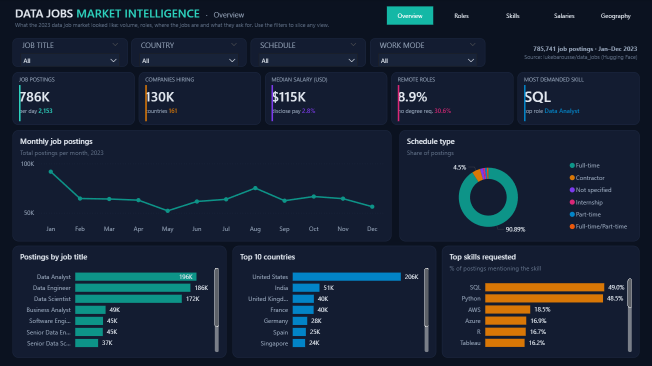
#> input picture screenshots/01-overview.png, 1303 x 732 px, given in place of y1.png, which was not available (shown at 1/2 size)
$ python carousel.py
#> lines starting #> are read from the running program, lines starting #| are printed output that depends on the picture
from PIL import Image, ImageDraw, ImageFont, ImageFilter
import os

SRC = r"C:\Users\Ankit\AppData\Local\Temp\claude\c--Users-Ankit-Desktop-gm\3292c0a5-ea57-49c3-8a7d-ea2d8956d92c\scratchpad"
OUT = r"C:\Users\Ankit\Desktop\PowerBI-DataJobs\carousel"
SHOTS = r"C:\Users\Ankit\Desktop\PowerBI-DataJobs\screenshots"
os.makedirs(OUT, exist_ok=True)
BOX = (279, 223, 1582, 955)
W, H = 1600, 900
BG, CARD, BORDER = (11, 18, 32), (19, 28, 49), (30, 42, 68)
TEXT, TEXT2, TEXT3, TEAL, AMBER, VIOLET = (226, 232, 240), (148, 163, 184), (100, 116, 139), (45, 212, 191), (245, 158, 11), (167, 139, 250)
F = lambda size, bold=False: ImageFont.truetype(r"C:\Windows\Fonts\segoeuib.ttf" if bold else r"C:\Windows\Fonts\segoeui.ttf", size)

pages = [
    ("01-overview", "Overview", "The 2023 data job market at a glance",
     "SQL and Python each appear in ~49% of postings. Data Analyst is the #1 title with 196K postings."),
    ("02-roles", "Roles", "Which roles dominate — and how they differ",
     "Only 8.9% of roles are remote and 30.6% never mention a degree. Drill the tree by role, country, schedule."),
    ("03-skills", "Skills", "What employers actually ask for",
     "SQL 49% · Python 48.5% · AWS 18.5%. The heat matrix shows how the skill mix shifts by role."),
    ("04-salaries", "Salaries", "What the market pays",
     "Median disclosed pay is $115K (only 2.8% disclose). Cloud and big-data skills carry a ~17% premium."),
    ("05-geography", "Geography", "Where the jobs are",
     "US 206K postings, India #2 with 51K. LinkedIn alone carries 189K of the volume."),
]
TOTAL = len(pages) + 2

# 1. crop the fresh captures
shots = []
for i, (name, *_ ) in enumerate(pages, 1):
    im = Image.open(os.path.join(SRC, f"y{i}.png")).convert("RGB").crop(BOX)
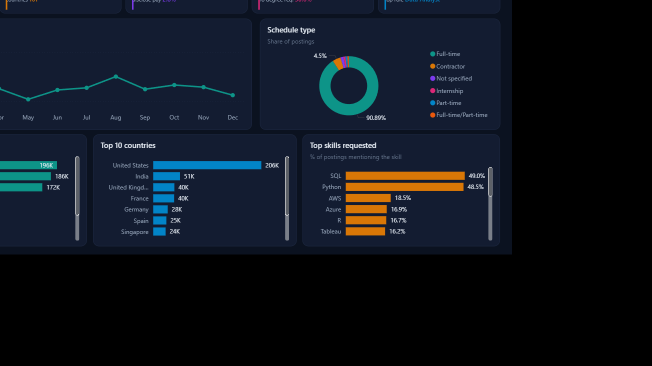
#> im: PIL image 1303x732 RGB (shown at 1/2 size); mean R, G, B 14.3, 20.2, 29.2
    im.save(os.path.join(SHOTS, name + ".png"), optimize=True)
    shots.append(im)
#> pass 2 of the loop `for i, (name, *_ ) in enumerate(pages, 1):`:
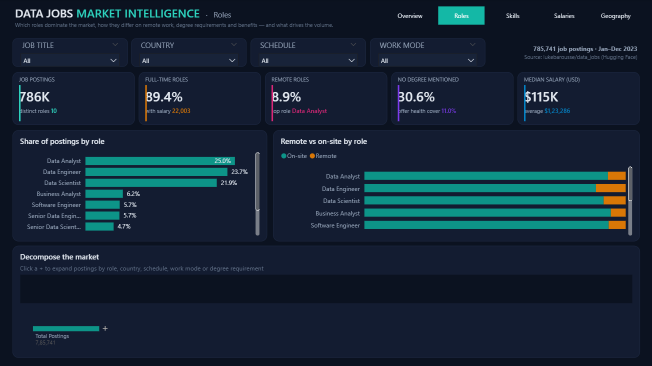
#> input picture screenshots/02-roles.png, 1303 x 732 px, given in place of y2.png, which was not available (shown at 1/2 size)
#> `im = Image.open(os.path.join(SRC, f"y{i}.png")).convert("RGB").crop(BOX)`:
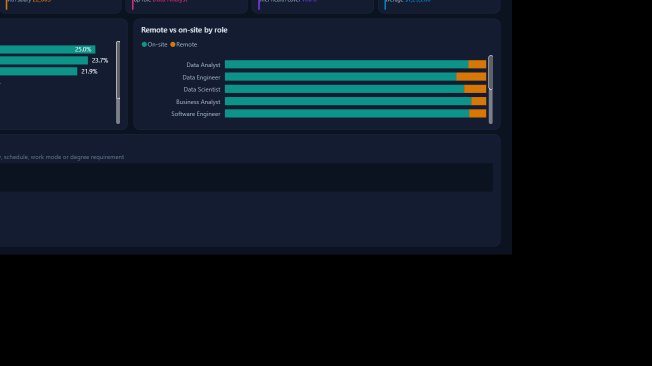
#> im: PIL image 1303x732 RGB (shown at 1/2 size); mean R, G, B 10.8, 21.4, 29.9
#> (the run stopped early here; a loop or call above may not have finished)
